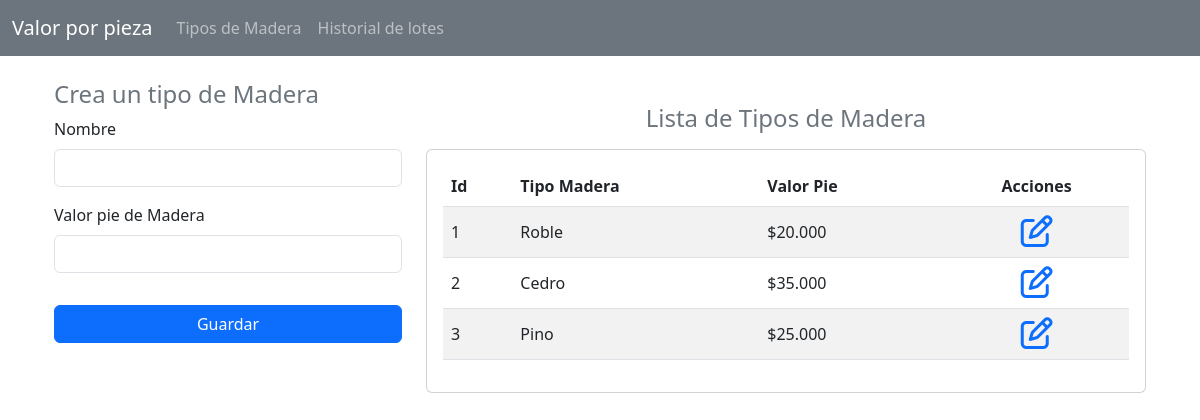
Page /tiposMadera/ on the earlier database version.
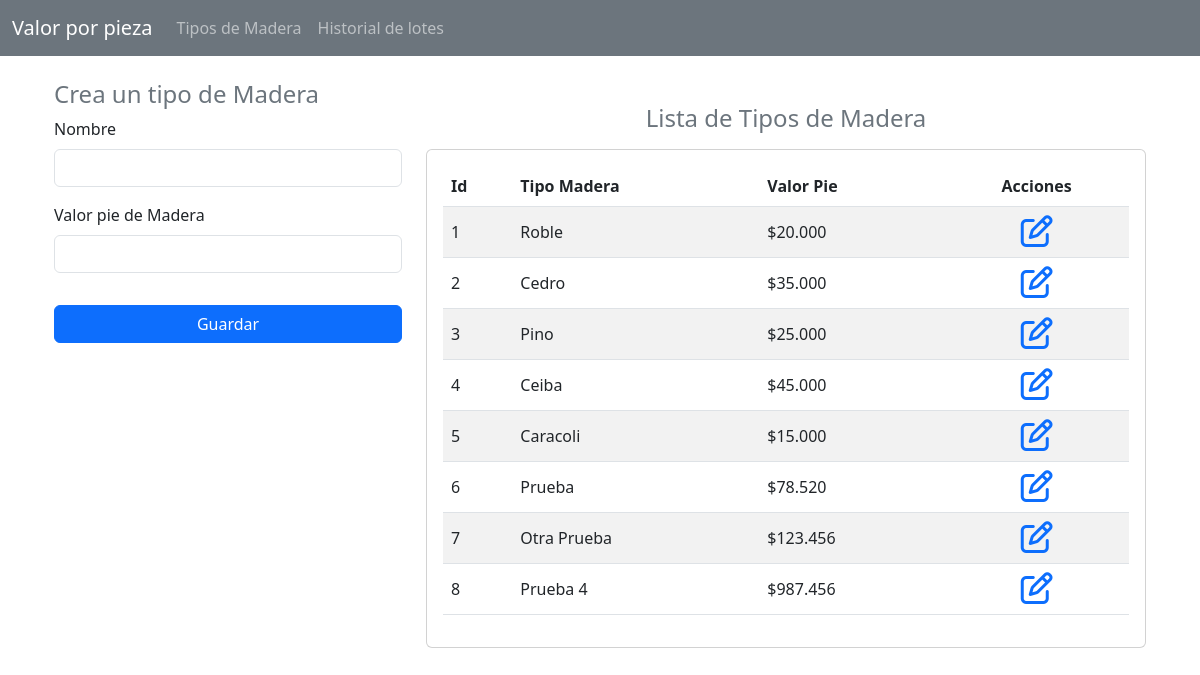
Same page on the later database version.
### CalcularValor/models.py (models this page shows, shortened)
class TipoMadera(models.Model):
    idTipoMadera = models.AutoField(primary_key=True)
    nombre = models.CharField(max_length=50)
    valorPie = models.PositiveIntegerField()

### CalcularValor/views.py (the view)
# urls.py: path('tiposMadera/', views.tiposMadera, name='tiposMadera'),
def tiposMadera(request):
    listaTiposMadera = TipoMadera.objects.all()
    return render(request, 'tiposMadera.html', {'listaTiposMadera': listaTiposMadera})

### CalcularValor/templates/tiposMadera.html (shortened to what this page needs)
{% extends "./base.html"%} {% block title %} Tipos de Madera {% endblock %} {% block body %} {% load humanize %}
<div class="container">
  <div class="row">
    <div class="col-sm-12 col-md-12 col-lg-4 col-xl-4 border-black">
      <h4 class="text-secondary">Crea un tipo de Madera</h4>
      <form action="/registrarTipoMadera/" method="POST">
        <div class="form-group">
          <label for="txtNombre" class="form-label">Nombre</label>
          <input
            type="text"
            name="txtNombre"
            id="txtNombre"
            class="form-control mb-3"
            maxlength="50"
            required
          />
        </div>
        <div class="form-group">
          <label for="txtValor" class="form-label">Valor pie de Madera</label>
          <input
            type="text"
            name="txtValor"
            id="txtValor"
            class="form-control mb-3"
            required
          />
        </div>
        <div class="d-grid gap-2">
          <button class="btn btn-primary mt-3">Guardar</button>
        </div>
      </form>
    </div>
    <div class="col-sm-12 col-md-12 col-lg-8 col-xl-8 pt-4">
      <h4 class="card-title text-center text-secondary mb-3">
        Lista de Tipos de Madera
      </h4>
      <div class="card">
        <div class="card-body">
          <div class="table-responsive">
            <table class="table table-striped table align-middle">
              <thead>
                <tr>
                  <th scope="col">Id</th>
                  <th scope="col">Tipo Madera</th>
                  <th scope="col">Valor Pie</th>
                  <th class="text-center" scope="col">Acciones</th>
                </tr>
              </thead>
              <tbody class="text-secondary">
                {% for tipo in listaTiposMadera %}
                <tr>
                  <td>{{ tipo.idTipoMadera }}</td>
                  <td>{{ tipo.nombre }}</td>
                  <td>${{ tipo.valorPie | intcomma }}</td>
                  <td class="text-center">
                    <a name="btn-editar" id="btn-editar" href="/edicionTipoMadera/{{ tipo.idTipoMadera }}" role="button"
                      ><i class="fa-regular fa-pen-to-square fa-2x"></i
                    ></a>
                  </td>
                </tr>
                {% endfor %}
              </tbody>
            </table>
          </div>
        </div>
      </div>
    </div>
  </div>
</div>
{% endblock %}

Differences in the rows shown:
added TipoMadera: idTipoMadera "4", nombre "Ceiba", valorPie "45.000"
added TipoMadera: idTipoMadera "5", nombre "Caracoli", valorPie "15.000"
added TipoMadera: idTipoMadera "6", nombre "Prueba", valorPie "78.520"
added TipoMadera: idTipoMadera "7", nombre "Otra Prueba", valorPie "123.456"
added TipoMadera: idTipoMadera "8", nombre "Prueba 4", valorPie "987.456"
